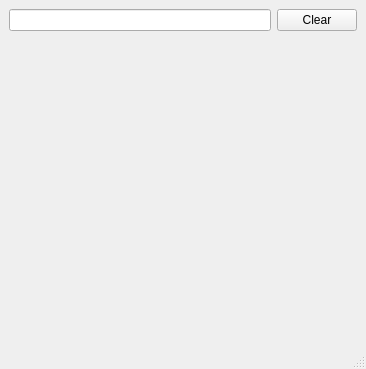
<?xml version="1.0" encoding="UTF-8"?>
<ui version="4.0">
 <class>MainWindow</class>
 <widget class="QMainWindow" name="MainWindow">
  <property name="geometry">
   <rect>
    <x>0</x>
    <y>0</y>
    <width>366</width>
    <height>369</height>
   </rect>
  </property>
  <property name="windowTitle">
   <string>MainWindow</string>
  </property>
  <widget class="QWidget" name="centralwidget">
   <layout class="QGridLayout" name="gridLayout">
    <item row="0" column="0">
     <widget class="QLineEdit" name="lineEdit"/>
    </item>
    <item row="0" column="1">
     <widget class="QPushButton" name="pushButton_clear">
      <property name="text">
       <string>Clear</string>
      </property>
     </widget>
    </item>
    <item row="1" column="0">
     <spacer name="verticalSpacer">
      <property name="orientation">
       <enum>Qt::Vertical</enum>
      </property>
      <property name="sizeHint" stdset="0">
       <size>
        <width>20</width>
        <height>273</height>
       </size>
      </property>
     </spacer>
    </item>
   </layout>
  </widget>
  <widget class="QMenuBar" name="menubar">
   <property name="geometry">
    <rect>
     <x>0</x>
     <y>0</y>
     <width>366</width>
     <height>22</height>
    </rect>
   </property>
  </widget>
  <widget class="QStatusBar" name="statusbar"/>
 </widget>
 <resources/>
 <connections>
  <connection>
   <sender>pushButton_clear</sender>
   <signal>clicked()</signal>
   <receiver>lineEdit</receiver>
   <slot>clear()</slot>
   <hints>
    <hint type="sourcelabel">
     <x>300</x>
     <y>76</y>
    </hint>
    <hint type="destinationlabel">
     <x>135</x>
     <y>72</y>
    </hint>
   </hints>
  </connection>
  <connection>
   <sender>lineEdit</sender>
   <signal>textChanged(QString)</signal>
   <receiver>MainWindow</receiver>
   <slot>setWindowTitle(QString)</slot>
   <hints>
    <hint type="sourcelabel">
     <x>76</x>
     <y>67</y>
    </hint>
    <hint type="destinationlabel">
     <x>130</x>
     <y>201</y>
    </hint>
   </hints>
  </connection>
 </connections>
</ui>
